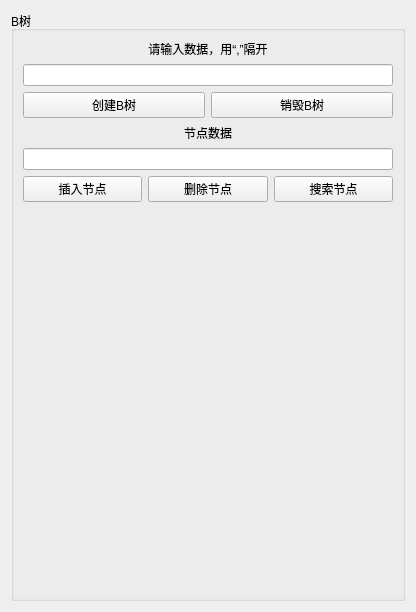
<?xml version="1.0" encoding="UTF-8"?>
<ui version="4.0">
 <class>BiTreeUI</class>
 <widget class="QWidget" name="BiTreeUI">
  <property name="geometry">
   <rect>
    <x>0</x>
    <y>0</y>
    <width>416</width>
    <height>612</height>
   </rect>
  </property>
  <property name="windowTitle">
   <string>Form</string>
  </property>
  <layout class="QVBoxLayout" name="verticalLayout">
   <item>
    <widget class="QGroupBox" name="groupBox_3">
     <property name="title">
      <string>B树</string>
     </property>
     <layout class="QVBoxLayout" name="verticalLayout_3">
      <item>
       <widget class="QLabel" name="label">
        <property name="text">
         <string>请输入数据，用“,”隔开</string>
        </property>
        <property name="alignment">
         <set>Qt::AlignCenter</set>
        </property>
       </widget>
      </item>
      <item>
       <widget class="QLineEdit" name="BinaryTreeDataEdit"/>
      </item>
      <item>
       <layout class="QHBoxLayout" name="horizontalLayout_7">
        <item>
         <widget class="QPushButton" name="pushButton">
          <property name="text">
           <string>创建B树</string>
          </property>
         </widget>
        </item>
        <item>
         <widget class="QPushButton" name="pushButton_4">
          <property name="text">
           <string>销毁B树</string>
          </property>
         </widget>
        </item>
       </layout>
      </item>
      <item>
       <widget class="QLabel" name="label_2">
        <property name="text">
         <string>节点数据</string>
        </property>
        <property name="alignment">
         <set>Qt::AlignCenter</set>
        </property>
       </widget>
      </item>
      <item>
       <widget class="QLineEdit" name="BinaryTreeDataEdit_2"/>
      </item>
      <item>
       <layout class="QHBoxLayout" name="horizontalLayout_8">
        <item>
         <widget class="QPushButton" name="pushButton_2">
          <property name="text">
           <string>插入节点</string>
          </property>
         </widget>
        </item>
        <item>
         <widget class="QPushButton" name="pushButton_3">
          <property name="text">
           <string>删除节点</string>
          </property>
         </widget>
        </item>
        <item>
         <widget class="QPushButton" name="pushButton_6">
          <property name="text">
           <string>搜索节点</string>
          </property>
         </widget>
        </item>
       </layout>
      </item>
      <item>
       <spacer name="verticalSpacer">
        <property name="orientation">
         <enum>Qt::Vertical</enum>
        </property>
        <property name="sizeHint" stdset="0">
         <size>
          <width>20</width>
          <height>40</height>
         </size>
        </property>
       </spacer>
      </item>
     </layout>
    </widget>
   </item>
  </layout>
 </widget>
 <resources/>
 <connections>
  <connection>
   <sender>pushButton</sender>
   <signal>clicked()</signal>
   <receiver>BiTreeUI</receiver>
   <slot>on_Btree_create_btn_clicked()</slot>
   <hints>
    <hint type="sourcelabel">
     <x>121</x>
     <y>79</y>
    </hint>
    <hint type="destinationlabel">
     <x>572</x>
     <y>101</y>
    </hint>
   </hints>
  </connection>
  <connection>
   <sender>pushButton_4</sender>
   <signal>clicked()</signal>
   <receiver>BiTreeUI</receiver>
   <slot>on_Btree_destroy_btn_clicked()</slot>
   <hints>
    <hint type="sourcelabel">
     <x>310</x>
     <y>79</y>
    </hint>
    <hint type="destinationlabel">
     <x>439</x>
     <y>64</y>
    </hint>
   </hints>
  </connection>
  <connection>
   <sender>pushButton_2</sender>
   <signal>clicked()</signal>
   <receiver>BiTreeUI</receiver>
   <slot>on_Btree_insert_btn_clicked()</slot>
   <hints>
    <hint type="sourcelabel">
     <x>76</x>
     <y>182</y>
    </hint>
    <hint type="destinationlabel">
     <x>89</x>
     <y>299</y>
    </hint>
   </hints>
  </connection>
  <connection>
   <sender>pushButton_3</sender>
   <signal>clicked()</signal>
   <receiver>BiTreeUI</receiver>
   <slot>on_Btree_remove_btn_clicked()</slot>
   <hints>
    <hint type="sourcelabel">
     <x>182</x>
     <y>166</y>
    </hint>
    <hint type="destinationlabel">
     <x>228</x>
     <y>422</y>
    </hint>
   </hints>
  </connection>
  <connection>
   <sender>pushButton_6</sender>
   <signal>clicked()</signal>
   <receiver>BiTreeUI</receiver>
   <slot>on_Btree_search_btn_clicked()</slot>
   <hints>
    <hint type="sourcelabel">
     <x>328</x>
     <y>170</y>
    </hint>
    <hint type="destinationlabel">
     <x>337</x>
     <y>522</y>
    </hint>
   </hints>
  </connection>
 </connections>
 <slots>
  <slot>on_Btree_create_btn_clicked()</slot>
  <slot>on_Btree_insert_btn_clicked()</slot>
  <slot>on_Btree_remove_btn_clicked()</slot>
  <slot>on_Btree_destroy_btn_clicked()</slot>
  <slot>on_Btree_search_btn_clicked()</slot>
 </slots>
</ui>
